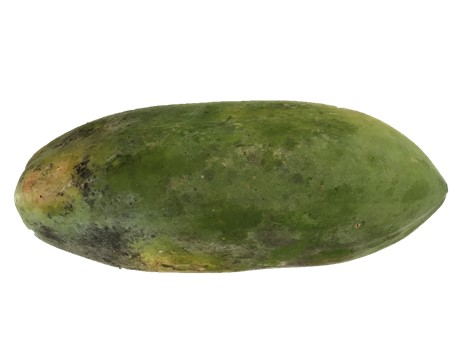
#> input picture DATASET/Pepaya/Belum Matang/P_BM_ (1) - 0.878.jpg, 451 x 339 px; its folder holds only this picture in this run
$ python luas_load_dataset.py
#> lines starting #> are read from the running program, lines starting #| are printed output that depends on the picture
import numpy as np
import cv2
import os
import re
# -------------------- Utility function ------------------------
def normalize_label(str_):
    str_ = str_.replace(" ", "")
    str_ = str_.translate(str_.maketrans("","", "()"))
    str_ = float(str_.split("-")[1])
    return str_

def normalize_desc(folder, sub_folder):
    text = folder + " - " + sub_folder
    text = re.sub(r'\d+', '', text)
    text = text.replace(".", "")
    text = text.strip()
    return text

def print_progress(val, val_len, folder, sub_folder, filename, bar_size=10):
    progr = "#"*round((val)*bar_size/val_len) + " "*round((val_len - (val))*bar_size/val_len)
    if val == 0:
        print("", end = "\n")
    else:
        print("[%s] folder : %s/%s/ ----> file : %s" % (progr, folder, sub_folder, filename), end="\r")

# -------------------- Load Dataset ------------------------

dataset_dir = "DATASET/"

imgs = [] #list image matrix
labels = []
descs = []
for folder in os.listdir(dataset_dir):
    for sub_folder in os.listdir(os.path.join(dataset_dir, folder)):
        sub_folder_files = os.listdir(os.path.join(dataset_dir, folder, sub_folder))
        len_sub_folder = len(sub_folder_files) - 1
        for i, filename in enumerate(sub_folder_files):
            img = cv2.imread(os.path.join(dataset_dir, folder, sub_folder, filename))
#> img is the input picture: shape (339, 451, 3); mean B, G, R 176.6, 195.5, 192.9
            gray = cv2.cvtColor(img, cv2.COLOR_BGR2GRAY)
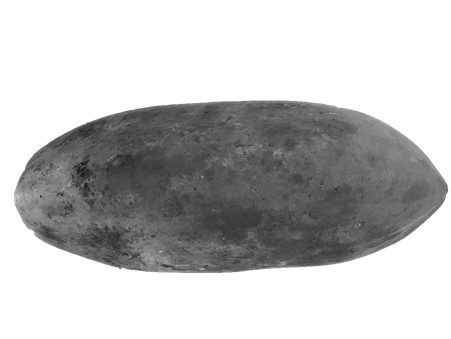
#> gray: shape (339, 451); min 16, max 255, mean 192.5
            ret, thresh = cv2.threshold(gray,0,255,cv2.THRESH_BINARY)
#> thresh: shape (339, 451); every value is 255
            area2 = cv2.countNonZero(thresh)
#> area2 = 152889
            area3 = area2*0.001
#> area3 = 152.9
            resize = cv2.resize(gray, (0,0), fx=0.3, fy=0.3)
            imgs.append(area3)
            labels.append(normalize_label(os.path.splitext(filename)[0]))
            descs.append(normalize_desc(folder, sub_folder))
            print_progress(i, len_sub_folder, folder, sub_folder, filename)
#> (the run stopped early here; a loop or call above may not have finished)

$ run again, on DATASET/Pepaya/Matang/P_M_ (1) - 0.806.jpg
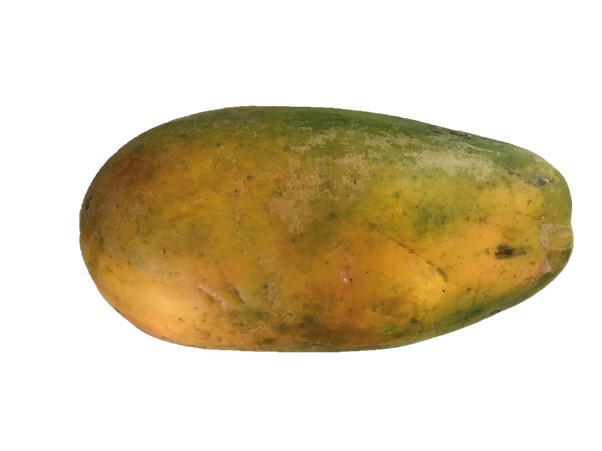
#> input picture DATASET/Pepaya/Matang/P_M_ (1) - 0.806.jpg, 602 x 451 px
#> img is the input picture: shape (451, 602, 3); mean B, G, R 177.1, 205, 218
#> `gray = cv2.cvtColor(img, cv2.COLOR_BGR2GRAY)`:
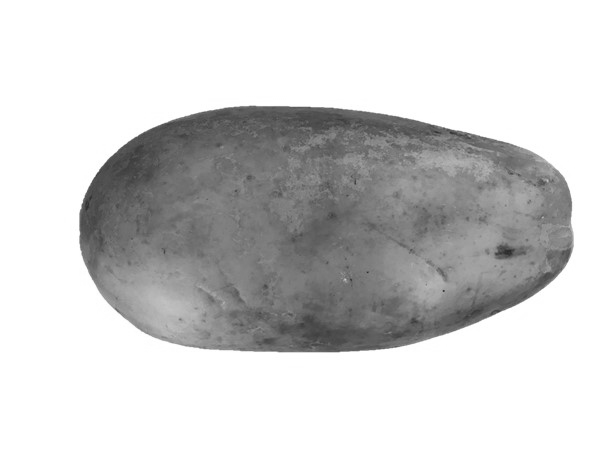
#> gray: shape (451, 602); min 41, max 255, mean 205.7
#> thresh: shape (451, 602); every value is 255
#> area2 = 271502
#> area3 = 271.5
#> properties = ['histogram']

$ run again, on DATASET/Pepaya/Belum Matang/P_BM_ (10) - 1.035.jpg
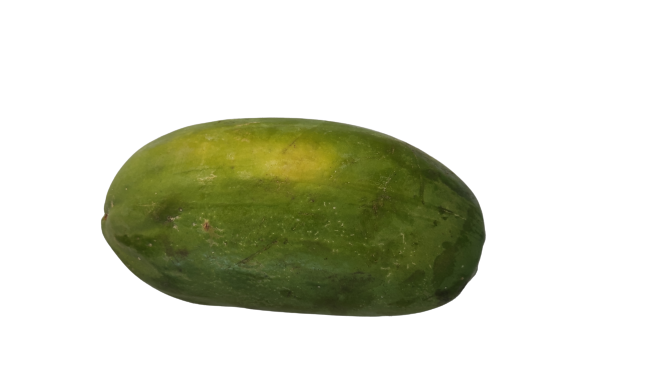
#> input picture DATASET/Pepaya/Belum Matang/P_BM_ (10) - 1.035.jpg, 666 x 375 px
#> img is the input picture: shape (375, 666, 3); mean B, G, R 199.6, 215.4, 213.2
#> `gray = cv2.cvtColor(img, cv2.COLOR_BGR2GRAY)`:
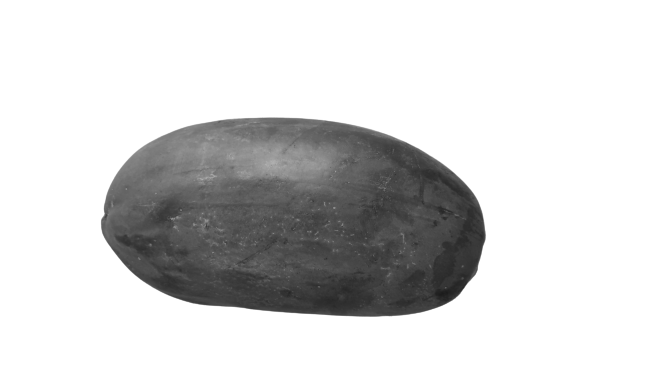
#> gray: shape (375, 666); min 27, max 255, mean 212.9
#> thresh: shape (375, 666); every value is 255
#> area2 = 249750
#> area3 = 249.8
